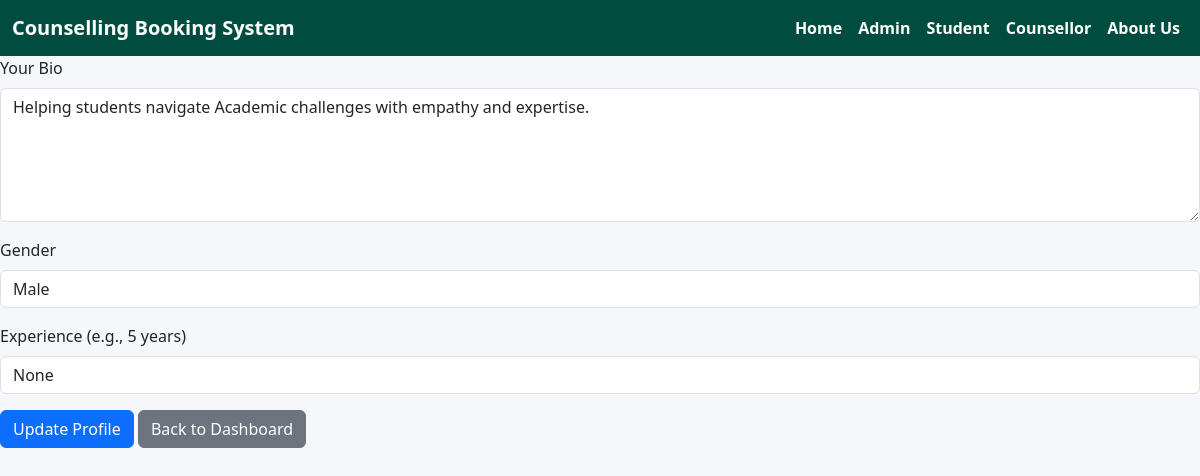
Page /profile (signed in) on the earlier database version.
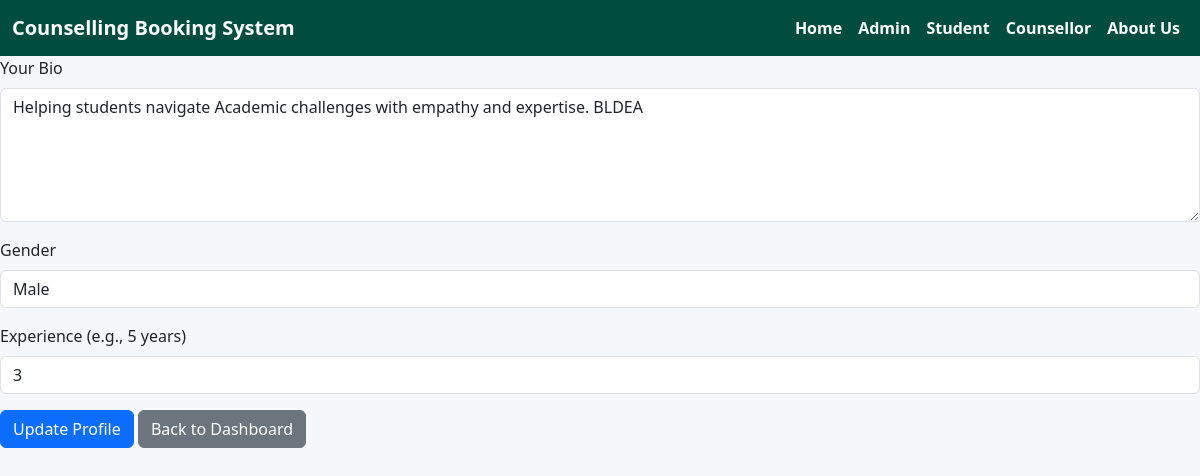
Same page on the later database version.
### tables this page shows
CREATE TABLE counsellors (
        id INTEGER PRIMARY KEY AUTOINCREMENT,
        name TEXT NOT NULL,
        email TEXT NOT NULL,
        password TEXT NOT NULL,
        specialization TEXT NOT NULL,
        bio TEXT NOT NULL
    , gender TEXT, experience TEXT);

### app.py (the view)
@app.route('/profile', methods=['GET'])
def counsellor_profile():
    if 'counsellor_id' not in session:
        return redirect(url_for('counsellor_login'))
    conn = sqlite3.connect('counsellors.db')
    cursor = conn.cursor()
    cursor.execute('SELECT bio, gender, experience FROM counsellors WHERE id = ?', (session['counsellor_id'],))
    row = cursor.fetchone()
    conn.close()
    bio = row[0] if row else ''
    gender = row[1] if row else ''
    experience = row[2] if row else ''
    return render_template('counsellor_profile.html', counsellor_bio=bio, gender=gender, experience=experience)

### templates/counsellor_profile.html (shortened to what this page needs)
{% extends "base.html" %}
{% block content %}
<form method="post" action="{{ url_for('update_bio') }}">
    <div class="mb-3">
        <label for="bio" class="form-label">Your Bio</label>
        <textarea id="bio" name="bio" class="form-control" rows="5" required>{{ counsellor_bio }}</textarea>
    </div>
    <div class="mb-3">
        <label for="gender" class="form-label">Gender</label>
        <select id="gender" name="gender" class="form-control">
            <option value="Male" {% if gender == 'Male' %}selected{% endif %}>Male</option>
        </select>
    </div>
    <div class="mb-3">
        <label for="experience" class="form-label">Experience (e.g., 5 years)</label>
        <input type="text" id="experience" name="experience" class="form-control" value="{{ experience }}">
    </div>
    <button type="submit" class="btn btn-primary">Update Profile</button>
    <a href="{{ url_for('counsellor_dashboard') }}" class="btn btn-secondary">Back to Dashboard</a>
</form>
{% endblock %}

Differences in the rows shown:
changed counsellors: bio "Helping students navigate Academic challenges with empathy and expertise." → "Helping students navigate Academic challenges with empathy and expertise. BLDEA"; gender (not shown) → "Male"
Other differences:
form field experience: "None" → "3"
form field gender: "Male" → (not shown)
